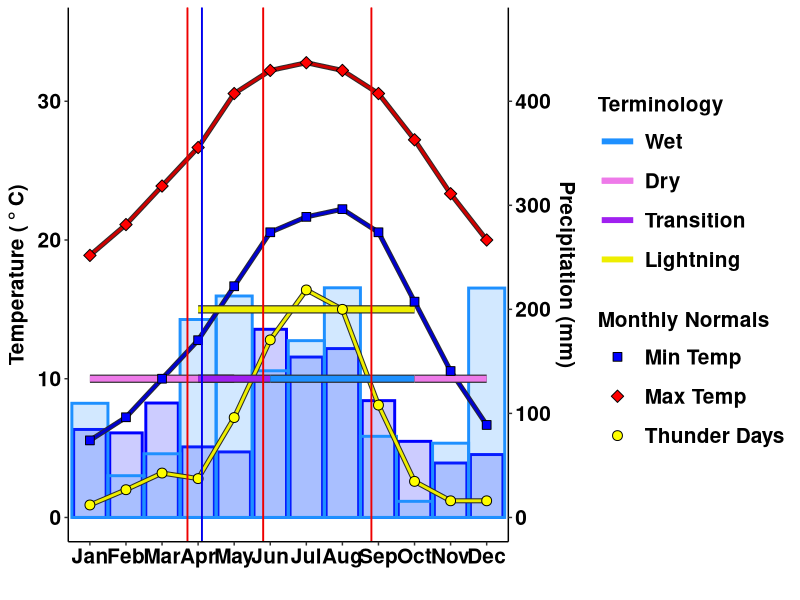
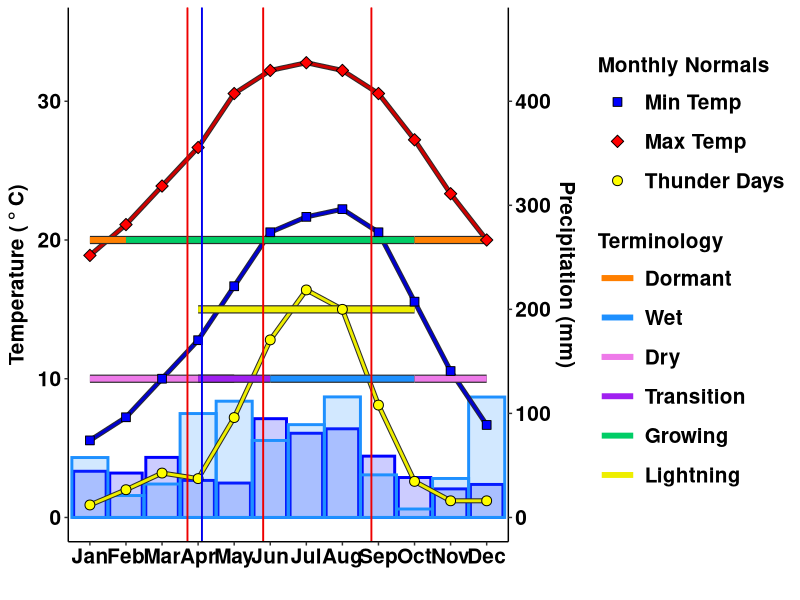
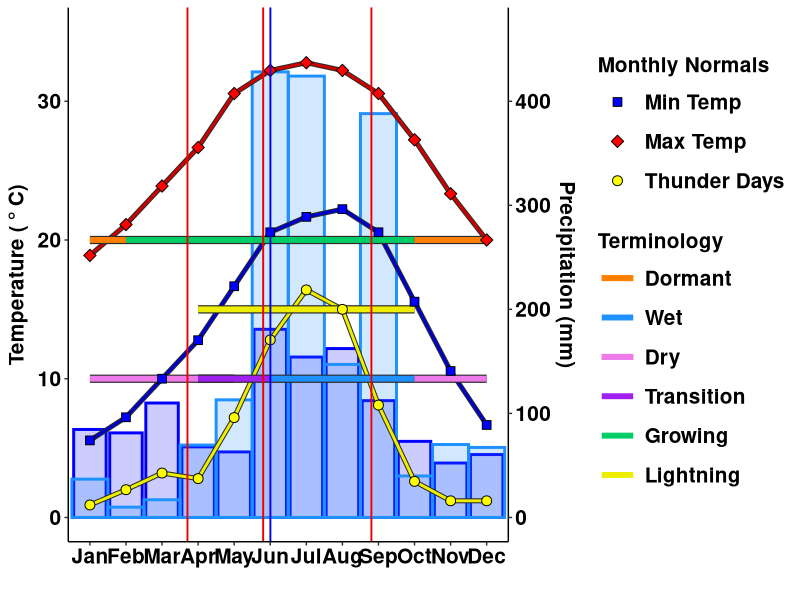
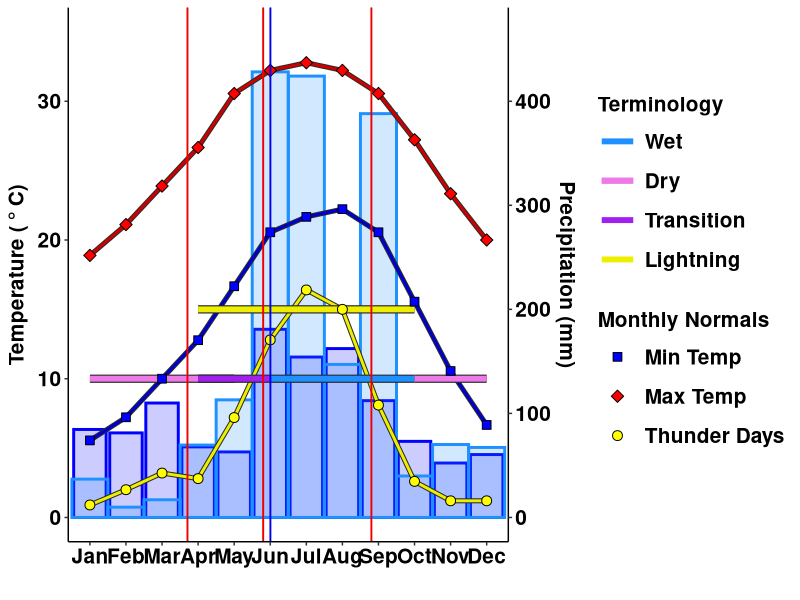

These figures' R source, in order:
### clear everything ###
rm(list=ls(all=TRUE)) 
cat("\014") 

list.of.packages <- c("reshape2", "gridExtra", "tidyverse", "ggplot2")
new.packages <- list.of.packages[!(list.of.packages %in% 
                                     installed.packages()[,"Package"])]
if(length(new.packages)) install.packages(new.packages)

library(reshape2)
library(gridExtra)
library(tidyverse)
library(ggplot2)

##################################### Monthly Normals ##############################################################################

rain = read.csv("GNV_rain.csv")
rain$month <- factor(rain$Month, levels = c("Jan", "Feb","Mar","Apr",
                                            "May", "Jun", "Jul", "Aug", 
                                          "Sep", "Oct", "Nov", "Dec"))

cols <- c("Thunder Days"="yellow2","Min Temp"="blue3","Max Temp"="Red3")
coolGvile2018 = 
  ggplot() +
  geom_bar(rain, mapping = aes(x = month, y = MLY.PRCP.NORMAL.mm * 30 / 400), color = "blue", 
           fill = "blue", alpha = 0.2, stat = "identity", size=1) +
  geom_bar(rain, mapping = aes(x = month, y = X2018.MLY.PRCP.mm * 30 / 400), color = "dodgerblue", 
           fill = "dodgerblue", alpha = 0.2, stat = "identity", width = 1, size = 1) +
  geom_line(rain, mapping = aes(x = month, y = MLY.THDR.NORMAL, group = 1), color = "grey17", size = 1.7) +
  geom_line(rain, mapping = aes(x = month, y = MLY.THDR.NORMAL, group = 1), color = "yellow2", size = 1) +
  geom_line(rain, mapping = aes(x = month, y = TEMP.MIN.C, group = 1), color = "grey17", size = 1.7) +
  geom_line(rain, mapping = aes(x = month, y = TEMP.MIN.C, group = 1), color = "blue3", size = 1) +
  geom_line(rain, mapping = aes(x = month, y = TEMP.MAX.C, group = 1), color = "grey17", size = 1.7) +
  geom_line(rain, mapping = aes(x = month, y = TEMP.MAX.C, group = 1), color = "Red3", size = 1) +
  geom_segment(aes(x = "Jan", y = 10, xend = "May", yend = 10), color = "grey17", size = 2.8) +
  geom_segment(aes(x = "Jan", y = 10, xend = "May", yend = 10, color = "orchid2"), size = 2) +
  geom_segment(aes(x = "Apr", y = 10, xend = "Jun", yend = 10), color = "grey17", size = 2.8) +
  geom_segment(aes(x = "Apr", y = 10, xend = "Jun", yend = 10, color = "Purple"), size = 2) +
  geom_segment(aes(x = "Jun", y = 10, xend = "Oct", yend = 10), color = "grey17", size = 2.8) + 
  geom_segment(aes(x = "Jun", y = 10, xend = "Oct", yend = 10, color = "dodgerblue"), size = 2) +
  geom_segment(aes(x = "Oct", y = 10, xend = "Dec", yend = 10), color = "grey17", size = 2.8) + 
  geom_segment(aes(x = "Oct", y = 10, xend = "Dec", yend = 10, color = "orchid2"), size = 2) +
  geom_segment(aes(x = "Apr", y = 15, xend = "Oct", yend = 15), color = "grey17", size = 2.8) + 
  geom_segment(aes(x = "Apr", y = 15, xend = "Oct", yend = 15, color = "yellow2"), size = 2)  +
  geom_point(rain, mapping = aes(x = month, y = MLY.THDR.NORMAL, fill = "yellow1"), shape = 21,
             color = "black", size = 3) +
  geom_point(rain, mapping = aes(x = month, y = TEMP.MIN.C, fill = "blue1"), shape = 22,
             color = "black", size = 3) +
  geom_point(rain, mapping = aes(x = month, y = TEMP.MAX.C, fill = "red1"), shape = 23,
             color = "black", size = 3) +
  geom_vline(aes(xintercept = 3.7), color = "red2") +
  geom_vline(aes(xintercept = 3.71), color = "red2") +
  geom_vline(aes(xintercept = 5.8), color = "red2") +
  geom_vline(aes(xintercept = 5.81), color = "red2") +
  geom_vline(aes(xintercept = 8.8), color = "red2") +
  geom_vline(aes(xintercept = 8.81), color = "red2") +
  geom_vline(aes(xintercept = 4.1), color = "blue2") +
  geom_vline(aes(xintercept = 4.11), color = "blue2") +
  scale_shape_manual(values = c(21, 22, 23)) +
  scale_fill_manual(name = "Monthly Normals",
                    values = c("yellow1" = "yellow1", "blue1" = "blue1", "red1" = "red1"),
                    labels = c("yellow1" = "Thunder Days", "blue1" = "Min Temp", "red1" = "Max Temp")) +
  scale_colour_manual(values = c("darkorange1" = "darkorange1", "springgreen3" = "springgreen3", 
                                 "orchid2" = "orchid2", "dodgerblue" = "dodgerblue", "Purple" = "Purple",
                                 "yellow2" = "yellow2","Red3" = "Red3","blue3" = "blue3"), name = "Terminology", 
                      labels = c("darkorange1" = "Dormant", "springgreen3" = "Growing", "orchid2" = "Dry", 
                                 "dodgerblue" = "Wet", "yellow2" = "Lightning", "Purple" = "Transition", 
                                 "Red3" = "Max Temp", "blue3" = "Min Temp")) + 
  scale_y_continuous(name = expression(bold("Temperature ("~degree~"C)")), 
                     sec.axis = sec_axis(~ . * 400 / 30 , name = "Precipitation (mm)"), limits = c(0, 35)) +
  theme_classic() +
  theme(axis.text.x = element_text(color = "black", size = 15, face = "bold"),
        axis.text.y = element_text(color = "black", size = 15, face = "bold"),  
        axis.title.x = element_text(color = "black", size = 15, face = "bold"),
        axis.title.y = element_text(color = "black", size = 15, face = "bold"),
        title = element_text(color = "black", size = 15, face = "bold"),
        legend.text = element_text(color = "black", size = 15, face = "bold"),
        legend.title=element_text(color = "black", size=15),
        plot.title = element_text(hjust = 0.5),
        legend.key.height = unit(1, "cm"),
        legend.key.width = unit(1, "cm")) +
  xlab("") +
  ylab("Temperature C") 
coolGvile2018

ggsave("coolGvile2018.png", height = 9, width = 12)


coolGvile2018_DG = 
  ggplot() +
  geom_bar(rain, mapping = aes(x = month, y = MLY.PRCP.NORMAL), color = "blue", 
           fill = "blue", alpha = 0.2, stat = "identity", size=1) +
  geom_bar(rain, mapping = aes(x = month, y = X2018.MLY.PRCP), color = "dodgerblue", 
           fill = "dodgerblue", alpha = 0.2, stat = "identity", width = 1, size = 1) +
  geom_line(rain, mapping = aes(x = month, y = MLY.THDR.NORMAL, group = 1), color = "grey17", size = 1.7) +
  geom_line(rain, mapping = aes(x = month, y = MLY.THDR.NORMAL, group = 1), color = "yellow2", size = 1) +
  geom_line(rain, mapping = aes(x = month, y = TEMP.MIN.C, group = 1), color = "grey17", size = 1.7) +
  geom_line(rain, mapping = aes(x = month, y = TEMP.MIN.C, group = 1), color = "blue3", size = 1) +
  geom_line(rain, mapping = aes(x = month, y = TEMP.MAX.C, group = 1), color = "grey17", size = 1.7) +
  geom_line(rain, mapping = aes(x = month, y = TEMP.MAX.C, group = 1), color = "Red3", size = 1) +
  geom_segment(aes(x = "Jan", y = 20, xend = "Feb", yend = 20), color = "grey17", size = 2.8) +
  geom_segment(aes(x = "Jan", y = 20, xend = "Feb", yend = 20, color = "darkorange1"), size = 2) +
  geom_segment(aes(x = "Feb", y = 20, xend = "Oct", yend = 20), color = "grey17", size = 2.8) +
  geom_segment(aes(x = "Feb", y = 20, xend = "Oct", yend = 20, color = "springgreen3"), size = 2) +
  geom_segment(aes(x = "Oct", y = 20, xend = "Dec", yend = 20), color = "grey17", size = 2.8) +  
  geom_segment(aes(x = "Oct", y = 20, xend = "Dec", yend = 20, color = "darkorange1"), size = 2) +
  geom_segment(aes(x = "Jan", y = 10, xend = "May", yend = 10), color = "grey17", size = 2.8) +
  geom_segment(aes(x = "Jan", y = 10, xend = "May", yend = 10, color = "orchid2"), size = 2) +
  geom_segment(aes(x = "Apr", y = 10, xend = "Jun", yend = 10), color = "grey17", size = 2.8) +
  geom_segment(aes(x = "Apr", y = 10, xend = "Jun", yend = 10, color = "Purple"), size = 2) +
  geom_segment(aes(x = "Jun", y = 10, xend = "Oct", yend = 10), color = "grey17", size = 2.8) + 
  geom_segment(aes(x = "Jun", y = 10, xend = "Oct", yend = 10, color = "dodgerblue"), size = 2) +
  geom_segment(aes(x = "Oct", y = 10, xend = "Dec", yend = 10), color = "grey17", size = 2.8) + 
  geom_segment(aes(x = "Oct", y = 10, xend = "Dec", yend = 10, color = "orchid2"), size = 2) +
  geom_segment(aes(x = "Apr", y = 15, xend = "Oct", yend = 15), color = "grey17", size = 2.8) + 
  geom_segment(aes(x = "Apr", y = 15, xend = "Oct", yend = 15, color = "yellow2"), size = 2)  +
  geom_point(rain, mapping = aes(x = month, y = MLY.THDR.NORMAL, fill = "yellow1"), shape = 21,
             color = "black", size = 3) +
  geom_point(rain, mapping = aes(x = month, y = TEMP.MIN.C, fill = "blue1"), shape = 22,
             color = "black", size = 3) +
  geom_point(rain, mapping = aes(x = month, y = TEMP.MAX.C, fill = "red1"), shape = 23,
             color = "black", size = 3) +
  geom_vline(aes(xintercept = 3.7), color = "red2") +
  geom_vline(aes(xintercept = 3.71), color = "red2") +
  geom_vline(aes(xintercept = 5.8), color = "red2") +
  geom_vline(aes(xintercept = 5.81), color = "red2") +
  geom_vline(aes(xintercept = 8.8), color = "red2") +
  geom_vline(aes(xintercept = 8.81), color = "red2") +
  geom_vline(aes(xintercept = 4.1), color = "blue2") +
  geom_vline(aes(xintercept = 4.11), color = "blue2") +
  scale_shape_manual(values = c(21, 22, 23)) +
  scale_fill_manual(name = "Monthly Normals",
                    values = c("yellow1" = "yellow1", "blue1" = "blue1", "red1" = "red1"),
                    labels = c("yellow1" = "Thunder Days", "blue1" = "Min Temp", "red1" = "Max Temp")) +
  scale_colour_manual(values = c("darkorange1" = "darkorange1", "springgreen3" = "springgreen3", 
                                 "orchid2" = "orchid2", "dodgerblue" = "dodgerblue", "Purple" = "Purple",
                                 "yellow2" = "yellow2","Red3" = "Red3","blue3" = "blue3"), name = "Terminology", 
                      labels = c("darkorange1" = "Dormant", "springgreen3" = "Growing", "orchid2" = "Dry", 
                                 "dodgerblue" = "Wet", "yellow2" = "Lightning", "Purple" = "Transition", 
                                 "Red3" = "Max Temp", "blue3" = "Min Temp")) + 
  scale_y_continuous(name = expression(bold("Temperature ("~degree~"C)")), 
                     sec.axis = sec_axis(~ . * 400 / 30 , name = "Precipitation (mm)"), limits = c(0, 35)) +
  theme_classic() +
  theme(axis.text.x = element_text(color = "black", size = 15, face = "bold"),
        axis.text.y = element_text(color = "black", size = 15, face = "bold"),  
        axis.title.x = element_text(color = "black", size = 15, face = "bold"),
        axis.title.y = element_text(color = "black", size = 15, face = "bold"),
        title = element_text(color = "black", size = 15, face = "bold"),
        legend.text = element_text(color = "black", size = 15, face = "bold"),
        legend.title=element_text(color = "black", size=15),
        plot.title = element_text(hjust = 0.5),
        legend.key.height = unit(1, "cm"),
        legend.key.width = unit(1, "cm")) +
  xlab("") +
  ylab("Temperature C°") 
coolGvile2018_DG

ggsave("coolGvile2018_DG.png", height = 9, width = 12)

coolGvile2017_DG = 
  ggplot() +
  geom_bar(rain, mapping = aes(x = month, y = MLY.PRCP.NORMAL.mm * 30 / 400), color = "blue", 
           fill = "blue", alpha = 0.2, stat = "identity", size=1) +
  geom_bar(rain, mapping = aes(x = month, y = X2017.MLY.PRCP.mm * 30 / 400), color = "dodgerblue", 
           fill = "dodgerblue", alpha = 0.2, stat = "identity", width = 1, size = 1) +
  geom_line(rain, mapping = aes(x = month, y = MLY.THDR.NORMAL, group = 1), color = "grey17", size = 1.7) +
  geom_line(rain, mapping = aes(x = month, y = MLY.THDR.NORMAL, group = 1), color = "yellow2", size = 1) +
  geom_line(rain, mapping = aes(x = month, y = TEMP.MIN.C, group = 1), color = "grey17", size = 1.7) +
  geom_line(rain, mapping = aes(x = month, y = TEMP.MIN.C, group = 1), color = "blue3", size = 1) +
  geom_line(rain, mapping = aes(x = month, y = TEMP.MAX.C, group = 1), color = "grey17", size = 1.7) +
  geom_line(rain, mapping = aes(x = month, y = TEMP.MAX.C, group = 1), color = "Red3", size = 1) +
  geom_segment(aes(x = "Jan", y = 20, xend = "Feb", yend = 20), color = "grey17", size = 2.8) +
  geom_segment(aes(x = "Jan", y = 20, xend = "Feb", yend = 20, color = "darkorange1"), size = 2) +
  geom_segment(aes(x = "Feb", y = 20, xend = "Oct", yend = 20), color = "grey17", size = 2.8) +
  geom_segment(aes(x = "Feb", y = 20, xend = "Oct", yend = 20, color = "springgreen3"), size = 2) +
  geom_segment(aes(x = "Oct", y = 20, xend = "Dec", yend = 20), color = "grey17", size = 2.8) +  
  geom_segment(aes(x = "Oct", y = 20, xend = "Dec", yend = 20, color = "darkorange1"), size = 2) +
  geom_segment(aes(x = "Jan", y = 10, xend = "May", yend = 10), color = "grey17", size = 2.8) +
  geom_segment(aes(x = "Jan", y = 10, xend = "May", yend = 10, color = "orchid2"), size = 2) +
  geom_segment(aes(x = "Apr", y = 10, xend = "Jun", yend = 10), color = "grey17", size = 2.8) +
  geom_segment(aes(x = "Apr", y = 10, xend = "Jun", yend = 10, color = "Purple"), size = 2) +
  geom_segment(aes(x = "Jun", y = 10, xend = "Oct", yend = 10), color = "grey17", size = 2.8) + 
  geom_segment(aes(x = "Jun", y = 10, xend = "Oct", yend = 10, color = "dodgerblue"), size = 2) +
  geom_segment(aes(x = "Oct", y = 10, xend = "Dec", yend = 10), color = "grey17", size = 2.8) + 
  geom_segment(aes(x = "Oct", y = 10, xend = "Dec", yend = 10, color = "orchid2"), size = 2) +
  geom_segment(aes(x = "Apr", y = 15, xend = "Oct", yend = 15), color = "grey17", size = 2.8) + 
  geom_segment(aes(x = "Apr", y = 15, xend = "Oct", yend = 15, color = "yellow2"), size = 2)  +
  geom_point(rain, mapping = aes(x = month, y = MLY.THDR.NORMAL, fill = "yellow1"), shape = 21,
             color = "black", size = 3) +
  geom_point(rain, mapping = aes(x = month, y = TEMP.MIN.C, fill = "blue1"), shape = 22,
             color = "black", size = 3) +
  geom_point(rain, mapping = aes(x = month, y = TEMP.MAX.C, fill = "red1"), shape = 23,
             color = "black", size = 3) +
  geom_vline(aes(xintercept = 3.7), color = "red2") +
  geom_vline(aes(xintercept = 3.71), color = "red2") +
  geom_vline(aes(xintercept = 5.8), color = "red2") +
  geom_vline(aes(xintercept = 5.81), color = "red2") +
  geom_vline(aes(xintercept = 8.8), color = "red2") +
  geom_vline(aes(xintercept = 8.81), color = "red2") +
  geom_vline(aes(xintercept = 6.), color = "blue2") +
  geom_vline(aes(xintercept = 6.01), color = "blue2") +
  scale_shape_manual(values = c(21, 22, 23)) +
  scale_fill_manual(name = "Monthly Normals",
                    values = c("yellow1" = "yellow1", "blue1" = "blue1", "red1" = "red1"),
                    labels = c("yellow1" = "Thunder Days", "blue1" = "Min Temp", "red1" = "Max Temp")) +
  scale_colour_manual(values = c("darkorange1" = "darkorange1", "springgreen3" = "springgreen3", 
                                 "orchid2" = "orchid2", "dodgerblue" = "dodgerblue", "Purple" = "Purple",
                                 "yellow2" = "yellow2","Red3" = "Red3","blue3" = "blue3"), name = "Terminology", 
                      labels = c("darkorange1" = "Dormant", "springgreen3" = "Growing", "orchid2" = "Dry", 
                                 "dodgerblue" = "Wet", "yellow2" = "Lightning", "Purple" = "Transition", 
                                 "Red3" = "Max Temp", "blue3" = "Min Temp")) + 
  scale_y_continuous(name = expression(bold("Temperature ("~degree~"C)")), 
                     sec.axis = sec_axis(~ . * 400 / 30 , name = "Precipitation (mm)"), limits = c(0, 35)) +
  theme_classic() +
  theme(axis.text.x = element_text(color = "black", size = 15, face = "bold"),
        axis.text.y = element_text(color = "black", size = 15, face = "bold"),  
        axis.title.x = element_text(color = "black", size = 15, face = "bold"),
        axis.title.y = element_text(color = "black", size = 15, face = "bold"),
        title = element_text(color = "black", size = 15, face = "bold"),
        legend.text = element_text(color = "black", size = 15, face = "bold"),
        legend.title=element_text(color = "black", size=15),
        plot.title = element_text(hjust = 0.5),
        legend.key.height = unit(1, "cm"),
        legend.key.width = unit(1, "cm")) +
  xlab("") +
  ylab("Temperature C°") 
coolGvile2017_DG

ggsave("coolGvile2017_DG.png", height = 9, width = 12)

coolGvile2017 = 
  ggplot() +
  geom_bar(rain, mapping = aes(x = month, y = MLY.PRCP.NORMAL.mm * 30 / 400), color = "blue", 
           fill = "blue", alpha = 0.2, stat = "identity", size=1) +
  geom_bar(rain, mapping = aes(x = month, y = X2017.MLY.PRCP.mm * 30 / 400), color = "dodgerblue", 
           fill = "dodgerblue", alpha = 0.2, stat = "identity", width = 1, size = 1) +
  geom_line(rain, mapping = aes(x = month, y = MLY.THDR.NORMAL, group = 1), color = "grey17", size = 1.7) +
  geom_line(rain, mapping = aes(x = month, y = MLY.THDR.NORMAL, group = 1), color = "yellow2", size = 1) +
  geom_line(rain, mapping = aes(x = month, y = TEMP.MIN.C, group = 1), color = "grey17", size = 1.7) +
  geom_line(rain, mapping = aes(x = month, y = TEMP.MIN.C, group = 1), color = "blue3", size = 1) +
  geom_line(rain, mapping = aes(x = month, y = TEMP.MAX.C, group = 1), color = "grey17", size = 1.7) +
  geom_line(rain, mapping = aes(x = month, y = TEMP.MAX.C, group = 1), color = "Red3", size = 1) +
  geom_segment(aes(x = "Jan", y = 10, xend = "May", yend = 10), color = "grey17", size = 2.8) +
  geom_segment(aes(x = "Jan", y = 10, xend = "May", yend = 10, color = "orchid2"), size = 2) +
  geom_segment(aes(x = "Apr", y = 10, xend = "Jun", yend = 10), color = "grey17", size = 2.8) +
  geom_segment(aes(x = "Apr", y = 10, xend = "Jun", yend = 10, color = "Purple"), size = 2) +
  geom_segment(aes(x = "Jun", y = 10, xend = "Oct", yend = 10), color = "grey17", size = 2.8) + 
  geom_segment(aes(x = "Jun", y = 10, xend = "Oct", yend = 10, color = "dodgerblue"), size = 2) +
  geom_segment(aes(x = "Oct", y = 10, xend = "Dec", yend = 10), color = "grey17", size = 2.8) + 
  geom_segment(aes(x = "Oct", y = 10, xend = "Dec", yend = 10, color = "orchid2"), size = 2) +
  geom_segment(aes(x = "Apr", y = 15, xend = "Oct", yend = 15), color = "grey17", size = 2.8) + 
  geom_segment(aes(x = "Apr", y = 15, xend = "Oct", yend = 15, color = "yellow2"), size = 2)  +
  geom_point(rain, mapping = aes(x = month, y = MLY.THDR.NORMAL, fill = "yellow1"), shape = 21,
             color = "black", size = 3) +
  geom_point(rain, mapping = aes(x = month, y = TEMP.MIN.C, fill = "blue1"), shape = 22,
             color = "black", size = 3) +
  geom_point(rain, mapping = aes(x = month, y = TEMP.MAX.C, fill = "red1"), shape = 23,
             color = "black", size = 3) +
  geom_vline(aes(xintercept = 3.7), color = "red2") +
  geom_vline(aes(xintercept = 3.71), color = "red2") +
  geom_vline(aes(xintercept = 5.8), color = "red2") +
  geom_vline(aes(xintercept = 5.81), color = "red2") +
  geom_vline(aes(xintercept = 8.8), color = "red2") +
  geom_vline(aes(xintercept = 8.81), color = "red2") +
  geom_vline(aes(xintercept = 6.0), color = "blue2") +
  geom_vline(aes(xintercept = 6.01), color = "blue2") +
  scale_shape_manual(values = c(21, 22, 23)) +
  scale_fill_manual(name = "Monthly Normals",
                    values = c("yellow1" = "yellow1", "blue1" = "blue1", "red1" = "red1"),
                    labels = c("yellow1" = "Thunder Days", "blue1" = "Min Temp", "red1" = "Max Temp")) +
  scale_colour_manual(values = c("darkorange1" = "darkorange1", "springgreen3" = "springgreen3", 
                                 "orchid2" = "orchid2", "dodgerblue" = "dodgerblue", "Purple" = "Purple",
                                 "yellow2" = "yellow2","Red3" = "Red3","blue3" = "blue3"), name = "Terminology", 
                      labels = c("darkorange1" = "Dormant", "springgreen3" = "Growing", "orchid2" = "Dry", 
                                 "dodgerblue" = "Wet", "yellow2" = "Lightning", "Purple" = "Transition", 
                                 "Red3" = "Max Temp", "blue3" = "Min Temp")) + 
  scale_y_continuous(name = expression(bold("Temperature ("~degree~"C)")), 
                     sec.axis = sec_axis(~ . * 400 / 30 , name = "Precipitation (mm)"), limits = c(0, 35)) +
  theme_classic() +
  theme(axis.text.x = element_text(color = "black", size = 15, face = "bold"),
        axis.text.y = element_text(color = "black", size = 15, face = "bold"),  
        axis.title.x = element_text(color = "black", size = 15, face = "bold"),
        axis.title.y = element_text(color = "black", size = 15, face = "bold"),
        title = element_text(color = "black", size = 15, face = "bold"),
        legend.text = element_text(color = "black", size = 15, face = "bold"),
        legend.title=element_text(color = "black", size=15),
        plot.title = element_text(hjust = 0.5),
        legend.key.height = unit(1, "cm"),
        legend.key.width = unit(1, "cm")) +
  xlab("") +
  ylab("Temperature C") 
coolGvile2017

ggsave("coolGvile2017.png", height = 9, width = 12)
